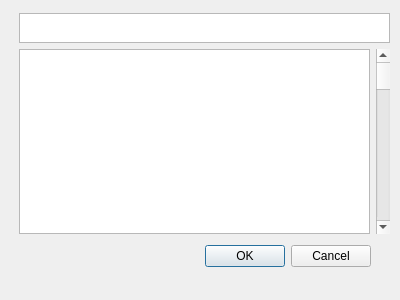
<?xml version="1.0" encoding="UTF-8"?>
<ui version="4.0">
 <class>SerialConnectWindow</class>
 <widget class="QDialog" name="SerialConnectWindow">
  <property name="geometry">
   <rect>
    <x>0</x>
    <y>0</y>
    <width>400</width>
    <height>300</height>
   </rect>
  </property>
  <property name="sizePolicy">
   <sizepolicy hsizetype="Preferred" vsizetype="Preferred">
    <horstretch>0</horstretch>
    <verstretch>0</verstretch>
   </sizepolicy>
  </property>
  <property name="maximumSize">
   <size>
    <width>400</width>
    <height>16777215</height>
   </size>
  </property>
  <property name="windowTitle">
   <string>Dialog</string>
  </property>
  <widget class="QDialogButtonBox" name="buttonBox">
   <property name="geometry">
    <rect>
     <x>30</x>
     <y>240</y>
     <width>341</width>
     <height>32</height>
    </rect>
   </property>
   <property name="orientation">
    <enum>Qt::Horizontal</enum>
   </property>
   <property name="standardButtons">
    <set>QDialogButtonBox::Cancel|QDialogButtonBox::Ok</set>
   </property>
  </widget>
  <widget class="QWidget" name="verticalLayoutWidget">
   <property name="geometry">
    <rect>
     <x>19</x>
     <y>13</y>
     <width>371</width>
     <height>221</height>
    </rect>
   </property>
   <layout class="QVBoxLayout" name="verticalLayout">
    <property name="sizeConstraint">
     <enum>QLayout::SetDefaultConstraint</enum>
    </property>
    <property name="leftMargin">
     <number>0</number>
    </property>
    <item>
     <widget class="QPlainTextEdit" name="plainTextEdit">
      <property name="maximumSize">
       <size>
        <width>16777215</width>
        <height>30</height>
       </size>
      </property>
     </widget>
    </item>
    <item>
     <layout class="QHBoxLayout" name="horizontalLayout">
      <item>
       <widget class="QListView" name="listSerial"/>
      </item>
      <item>
       <widget class="QScrollBar" name="verticalScrollBar">
        <property name="orientation">
         <enum>Qt::Vertical</enum>
        </property>
       </widget>
      </item>
     </layout>
    </item>
   </layout>
  </widget>
 </widget>
 <resources/>
 <connections>
  <connection>
   <sender>buttonBox</sender>
   <signal>accepted()</signal>
   <receiver>SerialConnectWindow</receiver>
   <slot>accept()</slot>
   <hints>
    <hint type="sourcelabel">
     <x>248</x>
     <y>254</y>
    </hint>
    <hint type="destinationlabel">
     <x>157</x>
     <y>274</y>
    </hint>
   </hints>
  </connection>
  <connection>
   <sender>buttonBox</sender>
   <signal>rejected()</signal>
   <receiver>SerialConnectWindow</receiver>
   <slot>reject()</slot>
   <hints>
    <hint type="sourcelabel">
     <x>316</x>
     <y>260</y>
    </hint>
    <hint type="destinationlabel">
     <x>286</x>
     <y>274</y>
    </hint>
   </hints>
  </connection>
 </connections>
</ui>
